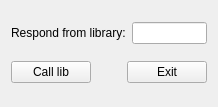
<?xml version="1.0" encoding="UTF-8"?>
<ui version="4.0">
 <class>sum_widget</class>
 <widget class="QWidget" name="sum_widget">
  <property name="geometry">
   <rect>
    <x>0</x>
    <y>0</y>
    <width>218</width>
    <height>107</height>
   </rect>
  </property>
  <property name="windowTitle">
   <string>Sum</string>
  </property>
  <layout class="QGridLayout" name="gridLayout_2">
   <item row="0" column="0">
    <layout class="QHBoxLayout" name="horizontalLayout">
     <item>
      <widget class="QLabel" name="label">
       <property name="text">
        <string>Respond from library:</string>
       </property>
      </widget>
     </item>
     <item>
      <widget class="QLineEdit" name="lineEdit"/>
     </item>
    </layout>
   </item>
   <item row="1" column="0">
    <layout class="QGridLayout" name="gridLayout">
     <item row="0" column="0">
      <widget class="QPushButton" name="callBtn">
       <property name="text">
        <string>Call lib</string>
       </property>
      </widget>
     </item>
     <item row="0" column="1">
      <spacer name="horizontalSpacer">
       <property name="orientation">
        <enum>Qt::Horizontal</enum>
       </property>
       <property name="sizeHint" stdset="0">
        <size>
         <width>40</width>
         <height>20</height>
        </size>
       </property>
      </spacer>
     </item>
     <item row="0" column="2">
      <widget class="QPushButton" name="exitBtn">
       <property name="text">
        <string>Exit</string>
       </property>
      </widget>
     </item>
    </layout>
   </item>
  </layout>
 </widget>
 <layoutdefault spacing="6" margin="11"/>
 <resources/>
 <connections/>
</ui>
